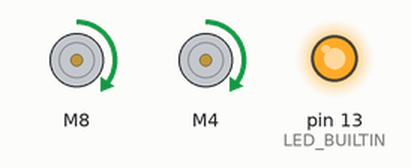
The sketch below on a simulated Arduino Uno, built with avr-gcc and run on an emulated ATmega328P. Shown: 2 × DC motor (green arrow = forward, orange = backward, longer = faster), output pins drawn as LEDs (lit = HIGH).

Above: at 8.0 s.
At 18.0 s:
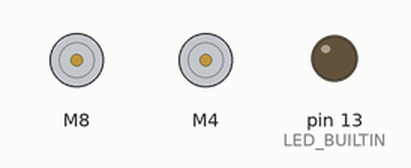
Timing chart, 0 to 26.5 s (numbered marks = the images above):
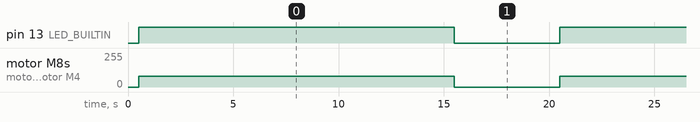

Measured:
- by itself, pin 13 (LED_BUILTIN): alternates HIGH for 15.0 s and LOW for 5.0 s
- by itself, motor M8, motor M4: alternates forward 80/255 for 15.0 s and stopped for 5.0 s

The sketch:

pidsirtori.ino
```cpp
#include <L298NX2.h>
#include <QTRSensors.h>

// This example is designed for use with eight RC QTR sensors. These
// reflectance sensors should be connected to digital pins 3 to 10. The
// sensors' emitter control pin (CTRL or LEDON) can optionally be connected to
// digital pin 2, or you can leave it disconnected and remove the call to
// setEmitterPin().
//
// The setup phase of this example calibrates the sensors for ten seconds and
// turns on the Arduino's LED (usually on pin 13) while calibration is going
// on. During this phase, you should expose each reflectance sensor to the
// lightest and darkest readings they will encounter. For example, if you are
// making a line follower, you should slide the sensors across the line during
// the calibration phase so that each sensor can get a reading of how dark the
// line is and how light the ground is.  Improper calibration will result in
// poor readings.
//
// The main loop of the example reads the calibrated sensor values and uses
// them to estimate the position of a line. You can test this by taping a piece
// of 3/4" black electrical tape to a piece of white paper and sliding the
// sensor across it. It prints the sensor values to the serial monitor as
// numbers from 0 (maximum reflectance) to 1000 (minimum reflectance) followed
// by the estimated location of the line as a number from 0 to 5000. 1000 means
// the line is directly under sensor 1, 2000 means directly under sensor 2,
// etc. 0 means the line is directly under sensor 0 or was last seen by sensor
// 0 before being lost. 5000 means the line is directly under sensor 5 or was
// last seen by sensor 5 before being lost.

QTRSensors qtr;

#define IN1 8  // Input pin 1 for motor A
#define IN2 7   // Input pin 2 for motor A
#define ENA 6   // Enable pin for motor A
#define ENB 5   // Enable pin for motor B
#define IN3 4   // Input pin 1 for motor B
#define IN4 3   // Input pin 2 for motor B

const uint8_t SensorCount = 8;
uint16_t sensorValues[SensorCount];

int P,I,D,setpoint,error;

unsigned long currentTime;
unsigned long lastTime = 0;
double deltaTime;

L298NX2 motors(ENA, IN1, IN2, ENB, IN3, IN4);

void setup()
{

  pinMode(ENA, OUTPUT);
  pinMode(IN1, OUTPUT);
  pinMode(IN2, OUTPUT);
  pinMode(ENB, OUTPUT);
  pinMode(IN3, OUTPUT);
  pinMode(IN4, OUTPUT);

  // configure the sensors
  qtr.setTypeRC();
  qtr.setSensorPins((const uint8_t[]){11, 12, 13, A4, A3, A2, A1, A0}, SensorCount);
  qtr.setEmitterPin(2);

  delay(500);
  pinMode(LED_BUILTIN, OUTPUT);
  digitalWrite(LED_BUILTIN, HIGH); // turn on Arduino's LED to indicate we are in calibration mode

  //Auto move robot for calibration
  motors.setSpeed(80);


  // 2.5 ms RC read timeout (default) * 10 reads per calibrate() call
  // = ~25 ms per calibrate() call.
  // Call calibrate() 400 times to make calibration take about 10 seconds.
  /*for (uint16_t i = 0; i < 400; i++)
  {
    qtr.calibrate();
  }
  digitalWrite(LED_BUILTIN, LOW); // turn off Arduino's LED to indicate we are through with calibration

  // print the calibration minimum values measured when emitters were on
  Serial.begin(9600);
  for (uint8_t i = 0; i < SensorCount; i++)
  {
    Serial.print(qtr.calibrationOn.minimum[i]);
    Serial.print(' ');
  }
  Serial.println();

  // print the calibration maximum values measured when emitters were on
  for (uint8_t i = 0; i < SensorCount; i++)
  {
    Serial.print(qtr.calibrationOn.maximum[i]);
    Serial.print(' ');
  }
  Serial.println();
  Serial.println();
  delay(1000);
  setpoint = 3500;*/
}

void loop()
{
  digitalWrite(LED_BUILTIN, HIGH);
  motors.forward();
  delay(15000);
  motors.stop();
  digitalWrite(LED_BUILTIN, LOW);
  delay(5000);
  // read calibrated sensor values and obtain a measure of the line position
  // from 0 to 5000 (for a white line, use readLineWhite() instead)
  //uint16_t position = qtr.readLineBlack(sensorValues);

  // print the sensor values as numbers from 0 to 1000, where 0 means maximum
  // reflectance and 1000 means minimum reflectance, followed by the line
  // position
  /*for (uint8_t i = 0; i < SensorCount; i++)
  {
    Serial.print(sensorValues[i]);
    Serial.print('\t');
  }*/

  // RANGE - 0 A 7000
  /*Serial.println(position);

  error = position - setpoint;
  currentTime = millis();
  deltaTime = (currentTime-lastTime)/1000.0;
  lastTime = currentTime;

  P = error;


  if(position>3500){
    Serial.println("ESQUERDA");
    Serial.println(map(error,0,3500,0,63));
    digitalWrite(IN1, HIGH);
    digitalWrite(IN2, LOW);
    analogWrite(ENA, map(error,0,3500,0,255));
  }else{
    if(position<3500){
    Serial.println("DIREITA");
    Serial.println(map(error,-3500,0,0,63));
    digitalWrite(IN3, HIGH);
    digitalWrite(IN4, LOW);
    analogWrite(ENB, map(error,-3500,0,0,255));
    }
  }*/
}
```
